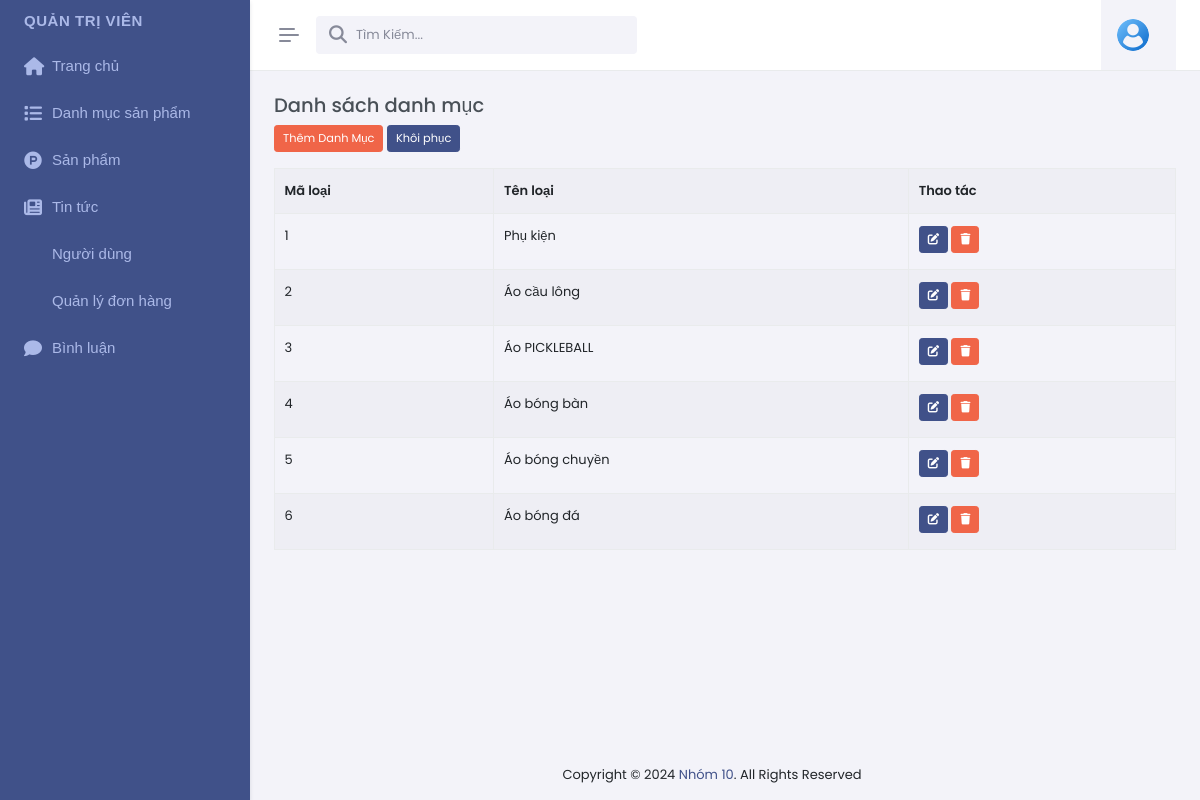
/admin/index.php?act=dsdm (signed in), run on an earlier commit of the app's database.
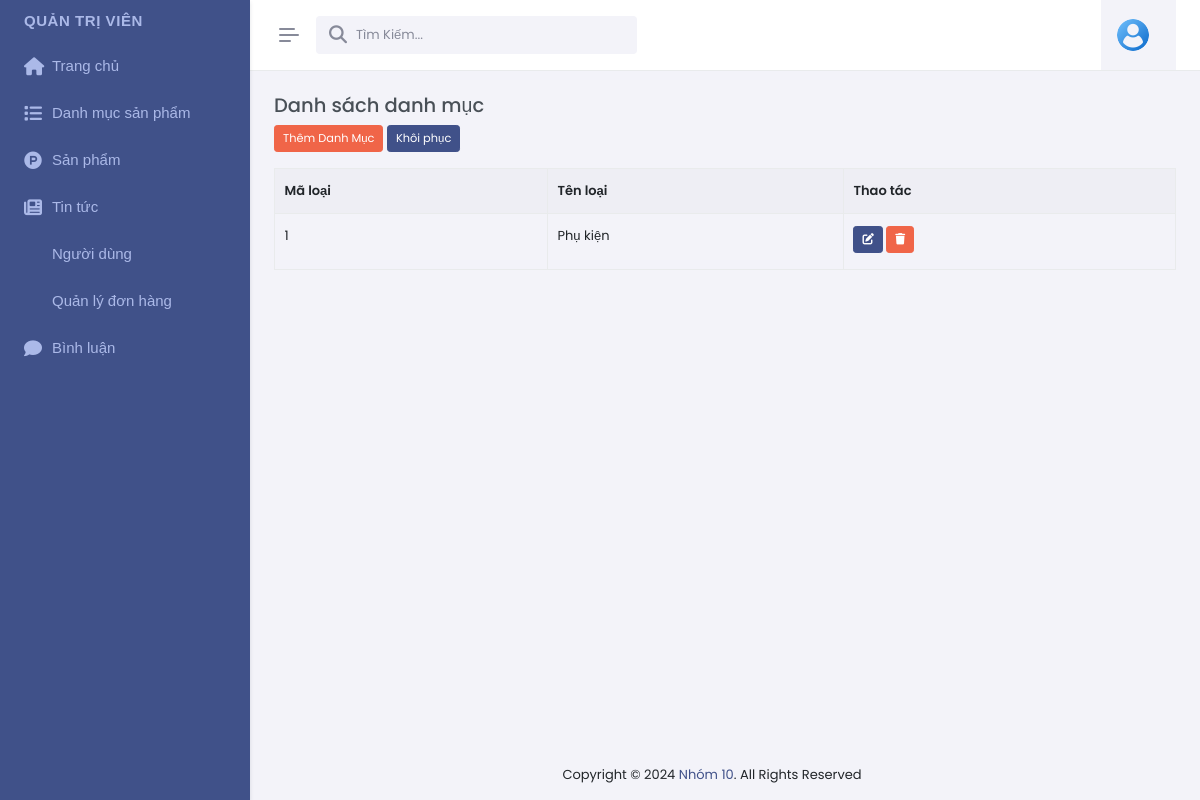
And on a later commit of the database.
### tables this page shows
CREATE TABLE `danhmuc` (
  `id` int NOT NULL,
  `tendanhmuc` varchar(999) NOT NULL,
  `role` tinyint NOT NULL DEFAULT '0'
);

### model/pdo.php (called while the page is built, shortened)
<?php
function pdo_get_connection(){
    $dburl = "mysql:host=localhost;dbname=duan1;charset=utf8";
    $username = 'root';
    $password = '';
    $conn = new PDO($dburl, $username, $password);
    $conn->setAttribute(PDO::ATTR_ERRMODE, PDO::ERRMODE_EXCEPTION);
    return $conn;
}
function pdo_query($sql){
    $sql_args = array_slice(func_get_args(), 1);
    try{
        $conn = pdo_get_connection();
        $stmt = $conn->prepare($sql);
        $stmt->execute($sql_args);
        $rows = $stmt->fetchAll();
        return $rows;
    }
    catch(PDOException $e){
        throw $e;
    }
    finally{
        unset($conn);
    }
}

### model/danhmuc.php (called while the page is built, shortened)
<?php
 function loadall_danhmuc(){
    $sql="SELECT * FROM `danhmuc`  where `role` = 0 order by id desc";
    $listdanhmuc= pdo_query($sql);
    return $listdanhmuc;
 }
?>

### admin/danhmuc/list.php (the view)
<div class="main-content">
  <div class="page-content">
    <div class="container-fluid">
      <div class="row mb-3 pb-1">
        <div class="col-md-12">
          <div class="fromtitle">
            <h4>Danh sách danh mục</h4>
          </div>
          <a href="/duan1/admin/index.php?act=adddm" class="btn btn-danger btn-sm mb-3">Thêm Danh Mục</a>
          <a href="/duan1/admin/index.php?act=khoiphuc" class="btn btn-primary btn-sm mb-3">Khôi phục</a>
          <div class="fromcontent">
            <div class="table-responsive dt-responsive">
              <div class="dataTables_wrapper dt-bootstrap5">
                <table id="dom-jqry" class="table table-striped table-bordered nowrap dataTable">
                  <tr>
                    <th>Mã loại</th>
                    <th>Tên loại</th>
                    <th>Thao tác</th>
                  </tr>
                  <?php
                  $i = 1;
                  foreach ($listdanhmuc as $danhmuc) {
                    extract($danhmuc);
                    $suadm = "index.php?act=suadm&id=" . $id;
                    $xoadm = "index.php?act=xoadm&id=" . $id;
                    echo '<tr>
                    <td>' . $i++ . '</td>
                    <td>' . $tendanhmuc . '</td>
                   <td>
                   <a href="'.$suadm.'" class="btn btn-sm btn-primary mb-1"><i class="fas fa-edit"></i></a>
                   <a href="'.$xoadm.'" class="btn btn-sm btn-danger mb-1"><i class="fas fa-trash"></i></a>
                   </td>
                </tr>';
                  }
                  ?>
                </table>
              </div>
            </div>
          </div>
        </div>
      </div>
    </div>

What changed in the data, as far as the page shows it:
no longer on this page (row edited): danhmuc: tendanhmuc "Áo cầu lông"
no longer on this page (row edited): danhmuc: tendanhmuc "Áo PICKLEBALL"
no longer on this page (row edited): danhmuc: tendanhmuc "Áo bóng bàn"
no longer on this page (row edited): danhmuc: tendanhmuc "Áo bóng chuyền"
no longer on this page (row edited): danhmuc: tendanhmuc "Áo bóng đá"
